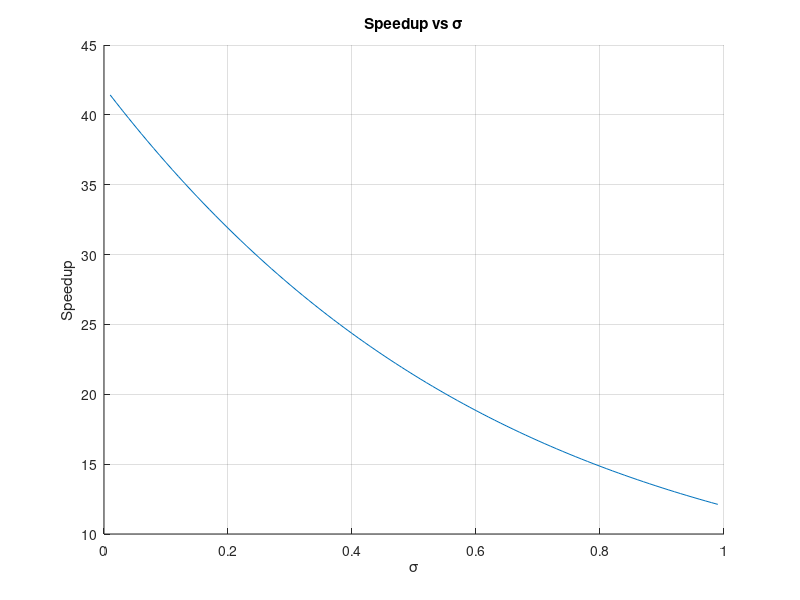

The MATLAB script that drew this image:
addpath(genpath('D:\Dropbox\Prelim_Defense\simulation\lib'));
times= [];
minr = 0.01;
maxr = 0.99;

B = [1
    0
    0
    0
    0
    0];

for sigma = minr:0.01:maxr
    t = sigma;
    z = sigma -1;
    A= [4 8 12 10 6 2
        1 -1 0 0 0 0
        0 z 1 0 0 0
        0 z t 1 0 0
        0 z t t 1 0
        0 z t t t 1];
    
    X = A\B;
    times = [times;1/X(1)];
end

X = minr:0.01:maxr;
Y = times';

hold on
grid on
plot(X,Y);
xlabel('\sigma');
ylabel('Speedup');
title('Speedup vs \sigma');
